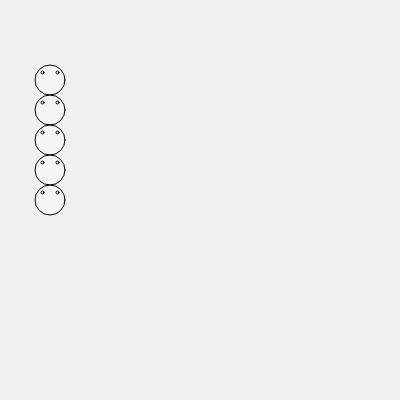
Frame 1 (no input)
Frame 60 (no input): identical to frame 1, image omitted
Frame 120 (the mouse pressed at the canvas centre since frame 60): identical to frame 1, image omitted

The p5.js sketch that drew this single still picture (run headless with seeded random() and noise() and a simulated clock; from frame 60 on, the mouse is pressed at the canvas centre):

// p5.js sketch
// ── sketch.js


function setup(){
	createCanvas(400,400);

}

function draw(){
	background(240);
	//face(100,100,mouseX);
	//face(mouseX,300,mouseX);
    crowd2();
}


function crowd(){

	var counter = 0;
	while (counter < 20){
		//face(random(width), random(height), 30);
		face(50, 50 + counter*30, 30);
		counter = counter+1;
	}

}


function crowd2(){
	face(50, 50 + 30, 30);
	face(50, 50 + 60, 30);
	face(50, 50 + 90, 30);
	face(50, 50 + 120, 30);
	face(50, 50 + 150, 30);
}

function face(orgX, orgY, diam){
	// var orgX = 200;
	// var orgY = 200;
	// var diam = 140;

	var proximity = dist( mouseX, mouseY,orgX, orgY);

	if (proximity <= diam/2){
		fill(250,125,0,100)
	} else{
		fill(250, 100); 
	}

	// Face outline
	ellipse(orgX, orgY, diam, diam);

	// left eye
	ellipse(orgX - diam/4, orgY - diam/4, diam/10);

	// right eye
	ellipse(orgX + diam/4, orgY - diam/4, diam/10);


}
